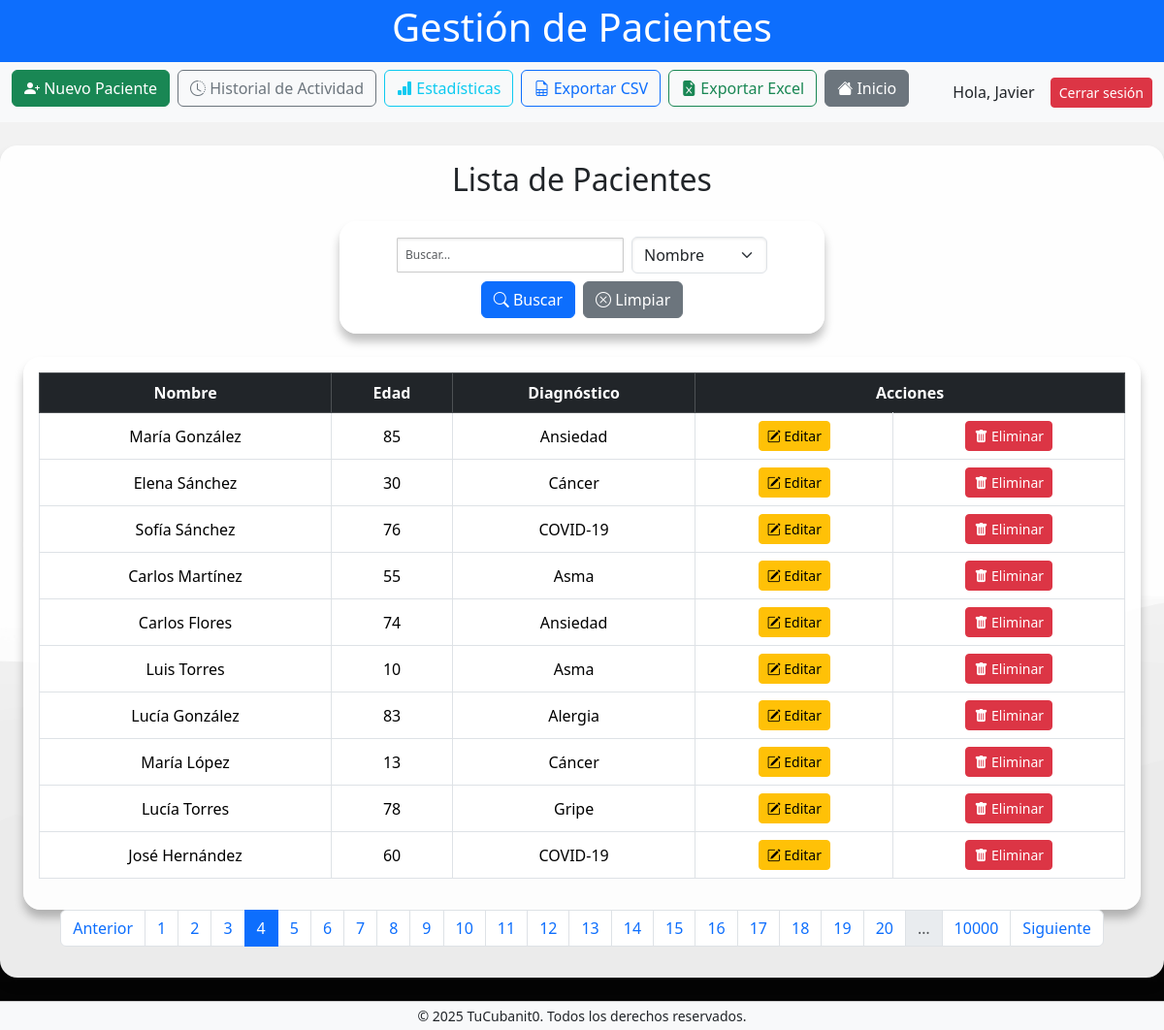
/?pagina=4&buscar=&filtro=nombre (signed in), run on the app's committed database.
### tables this page shows
CREATE TABLE Pacientes (
                id INTEGER PRIMARY KEY AUTOINCREMENT,
                nombre TEXT NOT NULL,
                edad INTEGER NOT NULL,
                diagnostico TEXT NOT NULL
            );

### app.py (the view)
@app.route('/')
def index():
    try:
        por_pagina = 10
        pagina = int(request.args.get('pagina', 1))
        offset = (pagina - 1) * por_pagina
        busqueda = request.args.get('buscar', '').strip()
        filtro = request.args.get('filtro', 'nombre')  # puede ser 'nombre' o 'diagnostico'
        if busqueda:
            filtro = request.args.get('filtro', 'nombre')
            if filtro == 'diagnostico':
                pacientes = db.buscar_pacientes_por_diagnostico(busqueda, limit=por_pagina, offset=offset)
                total_pacientes = db.contar_pacientes_por_diagnostico(busqueda)
            else:
                pacientes = db.buscar_pacientes_por_nombre(busqueda, limit=por_pagina, offset=offset)
                total_pacientes = db.contar_pacientes_busqueda(busqueda)
        else:
            pacientes = db.obtener_pacientes(limit=por_pagina, offset=offset)
            total_pacientes = db.contar_pacientes()
        total_paginas = (total_pacientes + por_pagina - 1) // por_pagina
        return render_template('index.html', pacientes=pacientes, pagina=pagina,
                               total_paginas=total_paginas, buscar=busqueda, filtro=filtro)
    except Exception as e:
        logger.error(f"Error al obtener pacientes: {e}")
        return render_template('error.html', message="No se pudo obtener la lista de pacientes.")

### app.py (called while the page is built)
@app.before_request
def requerir_login():
    rutas_abiertas = ['login', 'registro_usuario', 'static']
    if not session.get('usuario') and not any(r in request.endpoint for r in rutas_abiertas):
        return redirect(url_for('login'))

@app.context_processor
def inject_current_year():
    return {'current_year': datetime.now().year}

### db.py (called while the page is built)
def obtener_conexion():
    return sqlite3.connect(DATABASE_PATH)

def handle_db_error(func):
    def wrapper(*args, **kwargs):
        try:
            return func(*args, **kwargs)
        except sqlite3.Error as e:
            print(f"Database error in {func.__name__}: {e}")
            return None
    return wrapper

@handle_db_error
def obtener_pacientes(limit=10, offset=0):
    conn = obtener_conexion()
    conn.row_factory = sqlite3.Row
    cursor = conn.cursor()
    cursor.execute("SELECT * FROM Pacientes LIMIT ? OFFSET ?", (limit, offset))
    pacientes = cursor.fetchall()
    conn.close()
    return pacientes

@handle_db_error
def contar_pacientes():
    conn = obtener_conexion()
    cursor = conn.cursor()
    cursor.execute("SELECT COUNT(*) FROM Pacientes")
    total = cursor.fetchone()[0]
    conn.close()
    return total

### templates/index.html (shortened to what this page needs)
{% extends 'base.html' %}
{% block content %}
<section class="container-fluid">
    <h2 class="mb-4 text-center">Lista de Pacientes</h2>
    <form method="GET" action="{{ url_for('index') }}" class="mb-4 d-flex justify-content-center align-items-center gap-2 flex-wrap">
        <input type="text" name="buscar" placeholder="Buscar..." class="form-control w-50"
            value="{{ request.args.get('buscar', '') }}">
        <select name="filtro" class="form-select w-auto">
            <option value="nombre" {% if request.args.get('filtro', 'nombre') == 'nombre' %}selected{% endif %}>Nombre</option>
        </select>
        <button type="submit" class="btn btn-primary">
            <i class="bi bi-search"></i> Buscar
        </button>
        <a href="{{ url_for('index') }}" class="btn btn-secondary">
            <i class="bi bi-x-circle"></i> Limpiar
        </a>
    </form>
    <div class="table-responsive">
        <table class="table table-bordered table-hover align-middle text-center">
            <thead class="table-dark">
                <tr>
                    <th>Nombre</th>
                    <th>Edad</th>
                    <th>Diagnóstico</th>
                    <th colspan="2">Acciones</th>
                </tr>
            </thead>
            <tbody>
                {% for paciente in pacientes %}
                <tr>
                    <td>{{ paciente[1] }}</td>
                    <td>{{ paciente[2] }}</td>
                    <td>{{ paciente[3] }}</td>
                    <td>
                        <a href="{{ url_for('editar_paciente', id=paciente[0]) }}" class="btn btn-warning btn-sm">
                            <i class="bi bi-pencil-square"></i> Editar
                        </a>
                    </td>
                    <td>
                        <a href="{{ url_for('eliminar_paciente', id=paciente[0]) }}" class="btn btn-danger btn-sm"
                            onclick="return confirm('¿Estás seguro que deseas eliminar este paciente?');">
                            <i class="bi bi-trash-fill"></i> Eliminar
                        </a>
                    </td>
                </tr>
                {% else %}
                <tr>
                    <td colspan="5">No hay pacientes registrados.</td>
                </tr>
                {% endfor %}
            </tbody>
        </table>
    </div>
<nav aria-label="Paginación de pacientes">
    <ul class="pagination justify-content-center">
        {% if pagina > 1 %}
        <li class="page-item">
            <a class="page-link" href="{{ url_for('index', pagina=pagina-1, buscar=buscar, filtro=filtro) }}">Anterior</a>
        </li>
        {% endif %}
        {% set max_paginas_mostrar = 20 %}
        {% set mitad_rango = max_paginas_mostrar // 2 %}
        {% set inicio = pagina - mitad_rango if pagina - mitad_rango > 1 else 1 %}
        {% set fin = inicio + max_paginas_mostrar - 1 %}
        {% if fin > total_paginas %}
            {% set fin = total_paginas %}
            {% set inicio = fin - max_paginas_mostrar + 1 if fin - max_paginas_mostrar + 1 > 1 else 1 %}
        {% endif %}
        {% for p in range(inicio, fin + 1) %}
        <li class="page-item {% if p == pagina %}active{% endif %}">
            <a class="page-link" href="{{ url_for('index', pagina=p, buscar=buscar, filtro=filtro) }}">{{ p }}</a>
        </li>
        {% endfor %}
        {% if fin < total_paginas %}
        <li class="page-item disabled"><span class="page-link">…</span></li>
        <li class="page-item">
            <a class="page-link" href="{{ url_for('index', pagina=total_paginas, buscar=buscar, filtro=filtro) }}">{{ total_paginas }}</a>
        </li>
        {% endif %}
        {% if pagina < total_paginas %}
        <li class="page-item">
            <a class="page-link" href="{{ url_for('index', pagina=pagina+1, buscar=buscar, filtro=filtro) }}">Siguiente</a>
        </li>
        {% endif %}
    </ul>
</nav>
</section>
{% endblock %}

### static/css/style.css (style rules this page uses)
body { background-image: url('711093.jpg'); background-size: cover; background-repeat: no-repeat; background-attachment: fixed; background-position: center; margin: 0; font-family: 'Segoe UI', Tahoma, Geneva, Verdana, sans-serif; color: #333; }
main, .table-responsive, form, .card { background-color: rgba(255, 255, 255, 0.92); padding: 16px; border-radius: 18px; box-shadow: 0 8px 10px rgba(0, 0, 0, 0.25); animation: fadeIn 0.7s ease-in-out; }
form { max-width: 500px; margin: auto; }
input[type="text"], input[type="password"], input[type="number"], input[type="search"], textarea, select { width: 100%; padding: 8px; margin-bottom: 1px; border-radius: 1px; border: 1px solid #ccc; font-size: 12px; box-shadow: inset 0 1px 3px rgba(0,0,0,0.1); }
button, .btn { padding: 10px 18px; font-weight: bold; border-radius: 6px; transition: all 0.3s ease; }
.table th, .table td { vertical-align: middle !important; text-align: center; }
.table thead { background-color: #343a40; color: white; }

### data on the page
Pacientes: nombre "María González", edad "85", diagnostico "Ansiedad"
Pacientes: nombre "Elena Sánchez", edad "30", diagnostico "Cáncer"
Pacientes: nombre "Sofía Sánchez", edad "76", diagnostico "COVID-19"
Pacientes: nombre "Carlos Martínez", edad "55", diagnostico "Asma"
Pacientes: nombre "Carlos Flores", edad "74", diagnostico "Ansiedad"
Pacientes: nombre "Luis Torres", edad "10", diagnostico "Asma"
Pacientes: nombre "Lucía González", edad "83", diagnostico "Alergia"
Pacientes: nombre "María López", edad "13", diagnostico "Cáncer"
Pacientes: nombre "Lucía Torres", edad "78", diagnostico "Gripe"
Pacientes: nombre "José Hernández", edad "60", diagnostico "COVID-19"

### other printed values
{{ session.get('usuario', 'Invitado') }} "Javier"
{{ p }} "1" "2" "3" "4" "5" "6" "7" "8" "9" "10" "11" "12" "13" "14" "15" "16" "17" "18" "19" "20"
{{ total_paginas }} "10000"
